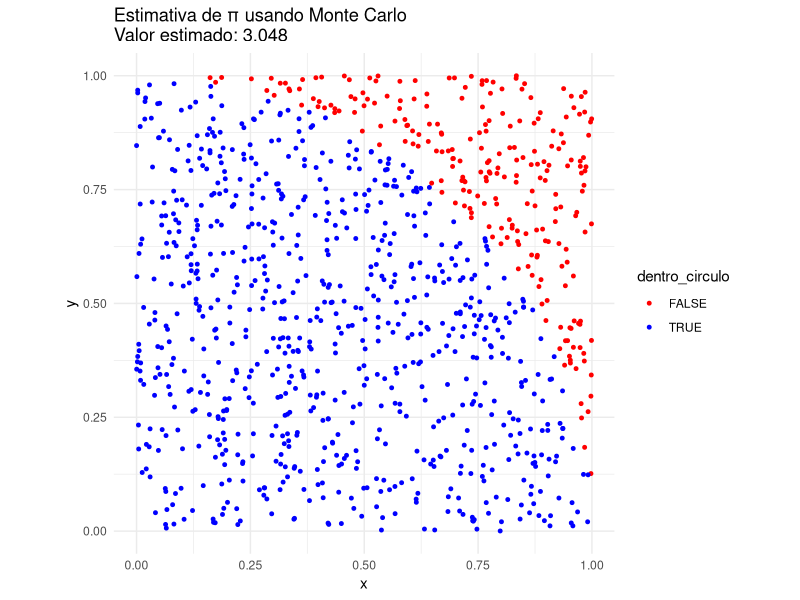
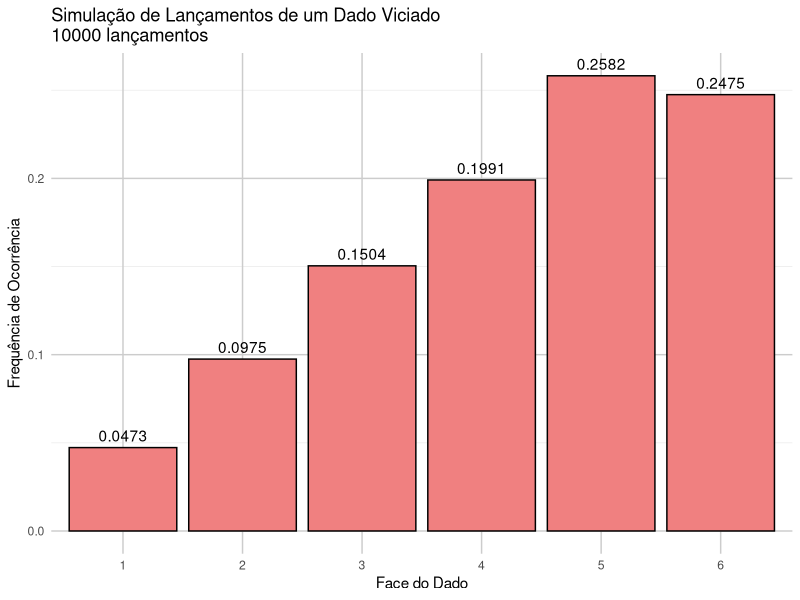
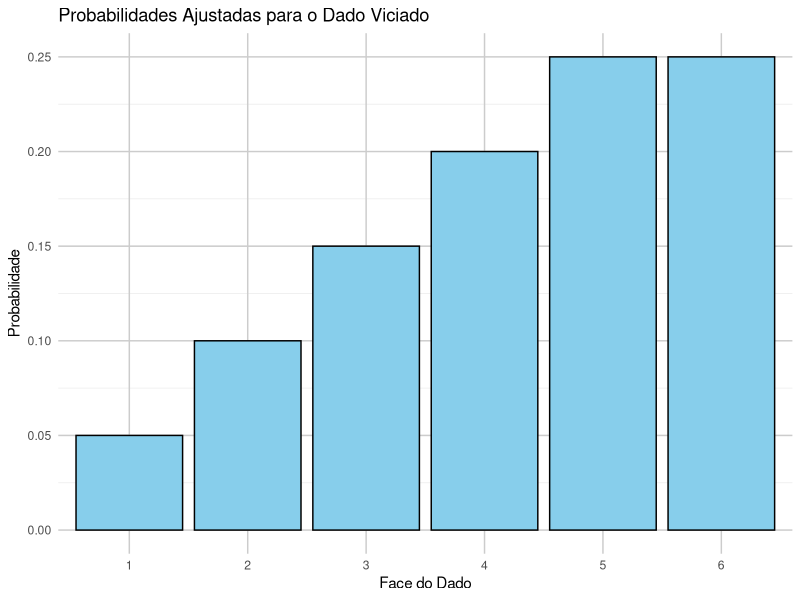
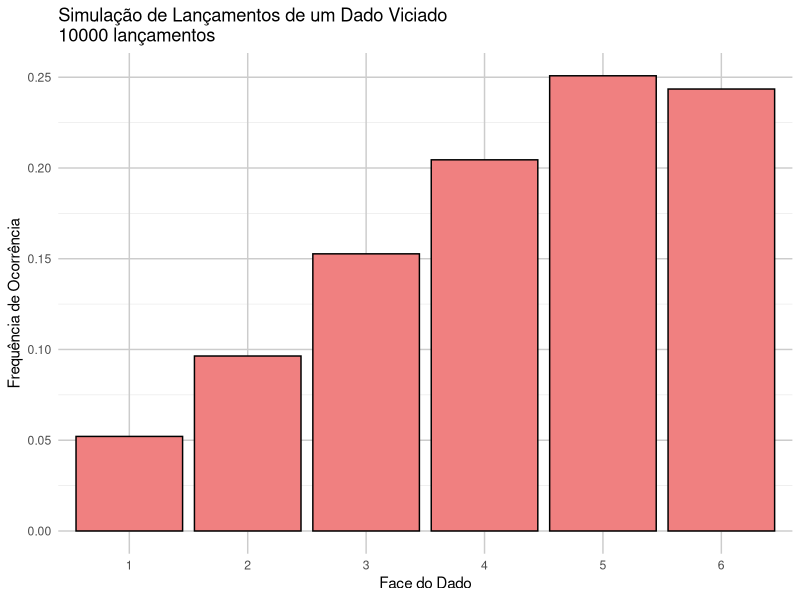

Write the R code that produced these figures, in order.
## ---- chunk 1
# Definindo o número de pontos a serem gerados
n_pontos <- 1000

# Gerando pontos aleatórios (x, y) no intervalo [0, 1]
x <- runif(n_pontos, 0, 1)
y <- runif(n_pontos, 0, 1)

# Calculando a distância de cada ponto à origem
distancia <- sqrt(x^2 + y^2)

# Contando quantos pontos estão dentro do quarto de círculo (distância <= 1)
dentro_circulo <- distancia <= 1
pi_estimado <- 4 * sum(dentro_circulo) / n_pontos

# Exibindo o valor estimado de Pi
cat("Valor estimado de π:", pi_estimado, "\n")

# Visualizando a distribuição dos pontos
library(ggplot2)

dados <- data.frame(x = x, y = y, dentro_circulo = dentro_circulo)

ggplot(dados, aes(x = x, y = y, color = dentro_circulo)) +
  geom_point(size = 1) +
  scale_color_manual(values = c("red", "blue")) +
  ggtitle(paste0("Estimativa de π usando Monte Carlo\nValor estimado: ", round(pi_estimado, 5))) +
  theme_minimal() +
  coord_equal() +
  labs(x = "x", y = "y")
## ---- chunk 2
# Definindo as faces do dado e as probabilidades
faces <- 1:6
probabilidades <- c(0.05, 0.1, 0.15, 0.2, 0.25, 0.25)  # Probabilidades associadas às faces do dado

# Verificando que a soma das probabilidades é 1
cat("Soma das probabilidades:", sum(probabilidades), "\n")

# Simulando 10000 lançamentos de um dado viciado
n_lancamentos <- 10000
set.seed(123)  # Definindo seed para reprodutibilidade
resultados <- sample(faces, size = n_lancamentos, replace = TRUE, prob = probabilidades)

# Contando as frequências de cada face
frequencias <- table(resultados) / n_lancamentos

# Exibindo os resultados da simulação
cat("Frequências de cada face após", n_lancamentos, "lançamentos:\n")
for (face in faces) {
  cat("Face", face, ":", frequencias[as.character(face)], "vezes\n")
}

# Visualizando os resultados em um gráfico de barras
library(ggplot2)

dados <- data.frame(faces = as.factor(faces), frequencias = as.numeric(frequencias))

ggplot(dados, aes(x = faces, y = frequencias)) +
  geom_bar(stat = "identity", fill = "lightcoral", color = "black") +
  ggtitle(paste0("Simulação de Lançamentos de um Dado Viciado\n", n_lancamentos, " lançamentos")) +
  xlab("Face do Dado") +
  ylab("Frequência de Ocorrência") +
  theme_minimal() +
  geom_text(aes(label = round(frequencias, 4)), vjust = -0.5) +
  theme(panel.grid.major = element_line(color = "grey80"))
## ---- chunk 3
# Definindo as faces do dado e as probabilidades associadas (não uniformes)
faces <- 1:6
probabilidades <- c(0.05, 0.1, 0.15, 0.2, 0.25, 0.25)  # Probabilidades associadas às faces do dado

# Função para gerar uma amostra baseada em intervalos de probabilidades
gerar_amostra_por_intervalos <- function(probabilidades, faces) {
  u <- runif(1)  # Gerando um número aleatório uniforme
  limite_inferior <- 0  # Limite inferior do intervalo
  
  # Percorrendo as probabilidades e verificando em qual intervalo o número cai
  for (i in seq_along(probabilidades)) {
    limite_superior <- limite_inferior + probabilidades[i]  # Definindo o limite superior do intervalo
    if (limite_inferior <= u && u < limite_superior) {
      return(faces[i])  # Retorna a face correspondente ao intervalo
    }
    limite_inferior <- limite_superior  # Atualiza o limite inferior para o próximo intervalo
  }
}

# Simulando lançamentos do dado viciado utilizando a verificação dos intervalos
n_lancamentos <- 10000
set.seed(123)  # Definindo seed para reprodutibilidade
resultados <- replicate(n_lancamentos, gerar_amostra_por_intervalos(probabilidades, faces))

# Contando as frequências de cada face
frequencias <- sapply(faces, function(face) sum(resultados == face) / n_lancamentos)

# Exibindo os resultados da simulação
cat("Frequências de cada face após", n_lancamentos, "lançamentos:\n")
for (i in seq_along(faces)) {
  cat("Face", faces[i], ":", frequencias[i], "vezes\n")
}

# Visualizando os resultados em gráficos

library(ggplot2)

# Gráfico das probabilidades ajustadas
dados_probabilidades <- data.frame(faces = as.factor(faces), probabilidades = probabilidades)
ggplot(dados_probabilidades, aes(x = faces, y = probabilidades)) +
  geom_bar(stat = "identity", fill = "skyblue", color = "black") +
  ggtitle("Probabilidades Ajustadas para o Dado Viciado") +
  xlab("Face do Dado") +
  ylab("Probabilidade") +
  theme_minimal() +
  theme(panel.grid.major = element_line(color = "grey80"))

# Gráfico das frequências obtidas
dados_frequencias <- data.frame(faces = as.factor(faces), frequencias = frequencias)
ggplot(dados_frequencias, aes(x = faces, y = frequencias)) +
  geom_bar(stat = "identity", fill = "lightcoral", color = "black") +
  ggtitle(paste0("Simulação de Lançamentos de um Dado Viciado\n", n_lancamentos, " lançamentos")) +
  xlab("Face do Dado") +
  ylab("Frequência de Ocorrência") +
  theme_minimal() +
  theme(panel.grid.major = element_line(color = "grey80"))
